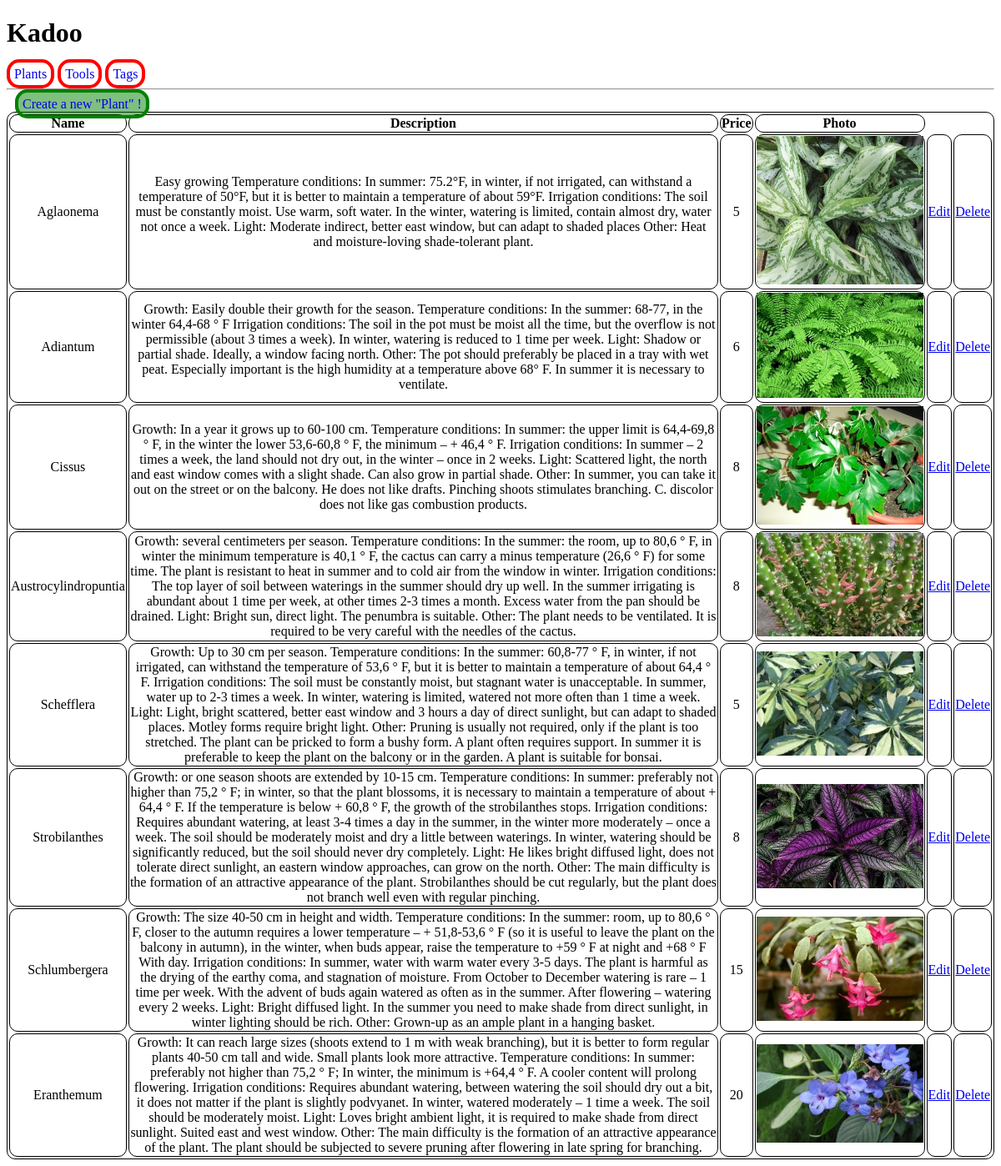
The page /plants/ on the database its author committed.
### Backend/models.py (models this page shows, shortened)
class Plant(models.Model):
    quantifiers = (
       ('low', 'low'),
       ('medium', 'medium'),
       ('much', 'much'),
    )
    conditions = (
        ('tropical', 'tropical'),
        ('cold', 'cold'),
        ('none', 'none'),
    )
    id = models.UUIDField(default = uuid.uuid4, unique = True, primary_key = True, editable = False)
    name = models.CharField(max_length = 100, unique = True)
    description = models.TextField(null = True, blank = True)
    count = models.IntegerField(default = 0, blank = True)
    image = models.ImageField(null = True, blank = True)
    album = models.ForeignKey('Album', on_delete=models.SET_NULL, null = True, blank = True)
    price = models.IntegerField(null = True, blank = True)
    created = models.DateTimeField(auto_now_add = True, blank=True)
    modified = models.DateField(auto_now = True, blank=True)
    tags = models.ManyToManyField("Tag", blank = True)
    environment = models.CharField(max_length = 50, choices = conditions, null = True, blank = True)
    water =  models.CharField(max_length = 50, choices = quantifiers, null = True, blank = True)
    light = models.CharField( max_length = 50, choices = quantifiers, null = True, blank = True)
    growthRate = models.CharField(max_length = 50, choices = quantifiers, null = True, blank = True )
    @property
    def image_url(self):
        try :
            img = self.image.url
        except :
            img = ''
        return img

### Backend/views.py (the view)
# urls.py: path('plants/', views.plantPage, name='plants'),
def plantPage(request):
    plants = Plant.objects.all()
    context = {'plants':plants}
    return render(request, 'Backend/plantsTable.html', context)

### Backend/templates/Backend/plantsTable.html
{% extends 'main.html' %}
{% block content %}
<a class="btn" href="{% url 'createPlant' %}">Create a new "Plant" !</a>
<table>
    <tr>
        <th>Name</th>
        <th>Description</th>
        <th>Price</th>
        <th>Photo</th>
    </tr>
    {% for plant in plants %}
    <tr>
        <td>{{plant.name}}</td>
        <td>{{plant.description}}</td>
        <td>{{plant.price}}</td>
        <td><img src="{{ plant.image_url}}" alt="photo"></td>
        <td><a href="{% url 'updatePlant' plant.id %}">Edit</a></td>
        <td><a href="{% url 'deletePlant' plant.id %}">Delete</a></td>
    </tr>
    {% endfor %}
</table>
{% endblock content %}

### templates/main.html (shortened to what this page needs)
<!DOCTYPE html>
{% load static %}
<html lang="en">
<head>
    <link rel="stylesheet" type="text/css" media="screen" href='{% static 'styles/main.css' %}'>
</head>
<body>
    <h1>Kadoo</h1>
    {% include "nav.html" %}
    <hr>
    {% block content %}
    {% endblock content %}
</body>
</html>

### templates/nav.html
<a class="nav" href="/plants">Plants</a>
<a class="nav" href="/tools">Tools</a>
<a class="nav" href="/tags">Tags</a>

### static/styles/main.css (style rules this page uses)
a.nav { padding: 5px; border: 4px solid red; border-radius: 15px; text-decoration: none; }
table, th, td { border: 1px solid black; border-radius: 10px; text-align: center; }
img { max-width: 200px; }
a.btn { padding: 5px; margin: 10px; border: 4px solid green; background-color: rgba(0,128,0,0.5); border-radius: 15px; text-decoration: none; }

### rows shown on the page
Plant: name "Aglaonema", description "Easy growing Temperature conditions: In summer: 75.2°F, in winter, if not irrigated, can withstand a temperature of 50°F, but it is better to maintain a temperature of about 59°F. Irrigation conditions: The soil must be constantly moist. Use warm, soft water. In the winter, watering is limited, contain almost dry, water not once a week. Light: Moderate indirect, better east window, but can adapt to shaded places Other: Heat and moisture-loving shade-tolerant plant.", price "5", image_url (picture)
Plant: name "Adiantum", description "Growth: Easily double their growth for the season. Temperature conditions: In the summer: 68-77, in the winter 64,4-68 ° F Irrigation conditions: The soil in the pot must be moist all the time, but the overflow is not permissible (about 3 times a week). In winter, watering is reduced to 1 time per week. Light: Shadow or partial shade. Ideally, a window facing north. Other: The pot should preferably be placed in a tray with wet peat. Especially important is the high humidity at a temperature above 68° F. In summer it is necessary to ventilate.", price "6", image_url (picture)
Plant: name "Cissus", description "Growth: In a year it grows up to 60-100 cm. Temperature conditions: In summer: the upper limit is 64,4-69,8 ° F, in the winter the lower 53,6-60,8 ° F, the minimum – + 46,4 ° F. Irrigation conditions: In summer – 2 times a week, the land should not dry out, in the winter – once in 2 weeks. Light: Scattered light, the north and east window comes with a slight shade. Can also grow in partial shade. Other: In summer, you can take it out on the street or on the balcony. He does not like drafts. Pinching shoots stimulates branching. C. discolor does not like gas combustion products.", price "8", image_url (picture)
Plant: name "Austrocylindropuntia", description "Growth: several centimeters per season. Temperature conditions: In the summer: the room, up to 80,6 ° F, in winter the minimum temperature is 40,1 ° F, the cactus can carry a minus temperature (26,6 ° F) for some time. The plant is resistant to heat in summer and to cold air from the window in winter. Irrigation conditions: The top layer of soil between waterings in the summer should dry up well. In the summer irrigating is abundant about 1 time per week, at other times 2-3 times a month. Excess water from the pan should be drained. Light: Bright sun, direct light. The penumbra is suitable. Other: The plant needs to be ventilated. It is required to be very careful with the needles of the…", price "8", image_url (picture)
Plant: name "Schefflera", description "Growth: Up to 30 cm per season. Temperature conditions: In the summer: 60,8-77 ° F, in winter, if not irrigated, can withstand the temperature of 53,6 ° F, but it is better to maintain a temperature of about 64,4 ° F. Irrigation conditions: The soil must be constantly moist, but stagnant water is unacceptable. In summer, water up to 2-3 times a week. In winter, watering is limited, watered not more often than 1 time a week. Light: Light, bright scattered, better east window and 3 hours a day of direct sunlight, but can adapt to shaded places. Motley forms require bright light. Other: Pruning is usually not required, only if the plant is too stretched. The plant can be pricked to form a…", price "5", image_url (picture)
Plant: name "Strobilanthes", description "Growth: or one season shoots are extended by 10-15 cm. Temperature conditions: In summer: preferably not higher than 75,2 ° F; in winter, so that the plant blossoms, it is necessary to maintain a temperature of about + 64,4 ° F. If the temperature is below + 60,8 ° F, the growth of the strobilanthes stops. Irrigation conditions: Requires abundant watering, at least 3-4 times a day in the summer, in the winter more moderately – once a week. The soil should be moderately moist and dry a little between waterings. In winter, watering should be significantly reduced, but the soil should never dry completely. Light: He likes bright diffused light, does not tolerate direct sunlight, an eastern…", price "8", image_url (picture)
Plant: name "Schlumbergera", description "Growth: The size 40-50 cm in height and width. Temperature conditions: In the summer: room, up to 80,6 ° F, closer to the autumn requires a lower temperature – + 51,8-53,6 ° F (so it is useful to leave the plant on the balcony in autumn), in the winter, when buds appear, raise the temperature to +59 ° F at night and +68 ° F With day. Irrigation conditions: In summer, water with warm water every 3-5 days. The plant is harmful as the drying of the earthy coma, and stagnation of moisture. From October to December watering is rare – 1 time per week. With the advent of buds again watered as often as in the summer. After flowering – watering every 2 weeks. Light: Bright diffused light. In the…", price "15", image_url (picture)
Plant: name "Eranthemum", description "Growth: It can reach large sizes (shoots extend to 1 m with weak branching), but it is better to form regular plants 40-50 cm tall and wide. Small plants look more attractive. Temperature conditions: In summer: preferably not higher than 75,2 ° F; In winter, the minimum is +64,4 ° F. A cooler content will prolong flowering. Irrigation conditions: Requires abundant watering, between watering the soil should dry out a bit, it does not matter if the plant is slightly podvyanet. In winter, watered moderately – 1 time a week. The soil should be moderately moist. Light: Loves bright ambient light, it is required to make shade from direct sunlight. Suited east and west window. Other: The main…", price "20", image_url (picture)
